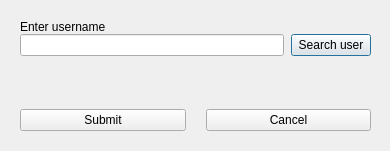
<?xml version="1.0" encoding="UTF-8"?>
<ui version="4.0">
 <class>AddUserWidget</class>
 <widget class="QDialog" name="AddUserWidget">
  <property name="geometry">
   <rect>
    <x>0</x>
    <y>0</y>
    <width>390</width>
    <height>151</height>
   </rect>
  </property>
  <property name="windowTitle">
   <string>AddUserWidget</string>
  </property>
  <widget class="QWidget" name="centralwidget" native="true">
   <property name="geometry">
    <rect>
     <x>0</x>
     <y>0</y>
     <width>391</width>
     <height>181</height>
    </rect>
   </property>
   <widget class="QWidget" name="verticalLayoutWidget">
    <property name="geometry">
     <rect>
      <x>10</x>
      <y>10</y>
      <width>371</width>
      <height>131</height>
     </rect>
    </property>
    <layout class="QVBoxLayout" name="verticalLayout">
     <property name="spacing">
      <number>0</number>
     </property>
     <property name="leftMargin">
      <number>10</number>
     </property>
     <property name="topMargin">
      <number>10</number>
     </property>
     <property name="rightMargin">
      <number>10</number>
     </property>
     <property name="bottomMargin">
      <number>10</number>
     </property>
     <item>
      <widget class="QLabel" name="label">
       <property name="sizePolicy">
        <sizepolicy hsizetype="Preferred" vsizetype="Maximum">
         <horstretch>0</horstretch>
         <verstretch>0</verstretch>
        </sizepolicy>
       </property>
       <property name="text">
        <string>Enter username</string>
       </property>
      </widget>
     </item>
     <item>
      <layout class="QHBoxLayout" name="horizontalLayout" stretch="0,0">
       <property name="spacing">
        <number>7</number>
       </property>
       <property name="sizeConstraint">
        <enum>QLayout::SetDefaultConstraint</enum>
       </property>
       <property name="bottomMargin">
        <number>0</number>
       </property>
       <item>
        <widget class="QLineEdit" name="userEdit">
         <property name="sizePolicy">
          <sizepolicy hsizetype="Expanding" vsizetype="Maximum">
           <horstretch>0</horstretch>
           <verstretch>0</verstretch>
          </sizepolicy>
         </property>
        </widget>
       </item>
       <item>
        <widget class="QPushButton" name="searchButton">
         <property name="text">
          <string>Search user</string>
         </property>
        </widget>
       </item>
      </layout>
     </item>
     <item>
      <widget class="QLabel" name="resultLabel">
       <property name="text">
        <string/>
       </property>
       <property name="alignment">
        <set>Qt::AlignLeading|Qt::AlignLeft|Qt::AlignTop</set>
       </property>
      </widget>
     </item>
     <item>
      <layout class="QHBoxLayout" name="horizontalLayout_3">
       <property name="spacing">
        <number>20</number>
       </property>
       <property name="bottomMargin">
        <number>0</number>
       </property>
       <item>
        <widget class="QPushButton" name="submitButton">
         <property name="text">
          <string>Submit</string>
         </property>
        </widget>
       </item>
       <item>
        <widget class="QPushButton" name="cancelButton">
         <property name="text">
          <string>Cancel</string>
         </property>
        </widget>
       </item>
      </layout>
     </item>
    </layout>
   </widget>
  </widget>
 </widget>
 <resources/>
 <connections/>
</ui>
